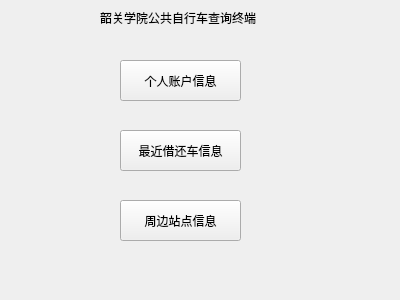
<?xml version="1.0" encoding="UTF-8"?>
<ui version="4.0">
 <class>Widget</class>
 <widget class="QWidget" name="Widget">
  <property name="geometry">
   <rect>
    <x>0</x>
    <y>0</y>
    <width>400</width>
    <height>300</height>
   </rect>
  </property>
  <property name="windowTitle">
   <string>Widget</string>
  </property>
  <widget class="QPushButton" name="pushButton">
   <property name="geometry">
    <rect>
     <x>120</x>
     <y>60</y>
     <width>121</width>
     <height>41</height>
    </rect>
   </property>
   <property name="text">
    <string>个人账户信息</string>
   </property>
  </widget>
  <widget class="QLabel" name="label">
   <property name="geometry">
    <rect>
     <x>100</x>
     <y>10</y>
     <width>181</width>
     <height>16</height>
    </rect>
   </property>
   <property name="text">
    <string>韶关学院公共自行车查询终端</string>
   </property>
  </widget>
  <widget class="QPushButton" name="pushButton_2">
   <property name="geometry">
    <rect>
     <x>120</x>
     <y>130</y>
     <width>121</width>
     <height>41</height>
    </rect>
   </property>
   <property name="text">
    <string>最近借还车信息</string>
   </property>
  </widget>
  <widget class="QPushButton" name="pushButton_3">
   <property name="geometry">
    <rect>
     <x>120</x>
     <y>200</y>
     <width>121</width>
     <height>41</height>
    </rect>
   </property>
   <property name="text">
    <string>周边站点信息</string>
   </property>
  </widget>
 </widget>
 <layoutdefault spacing="6" margin="11"/>
 <resources/>
 <connections/>
</ui>
